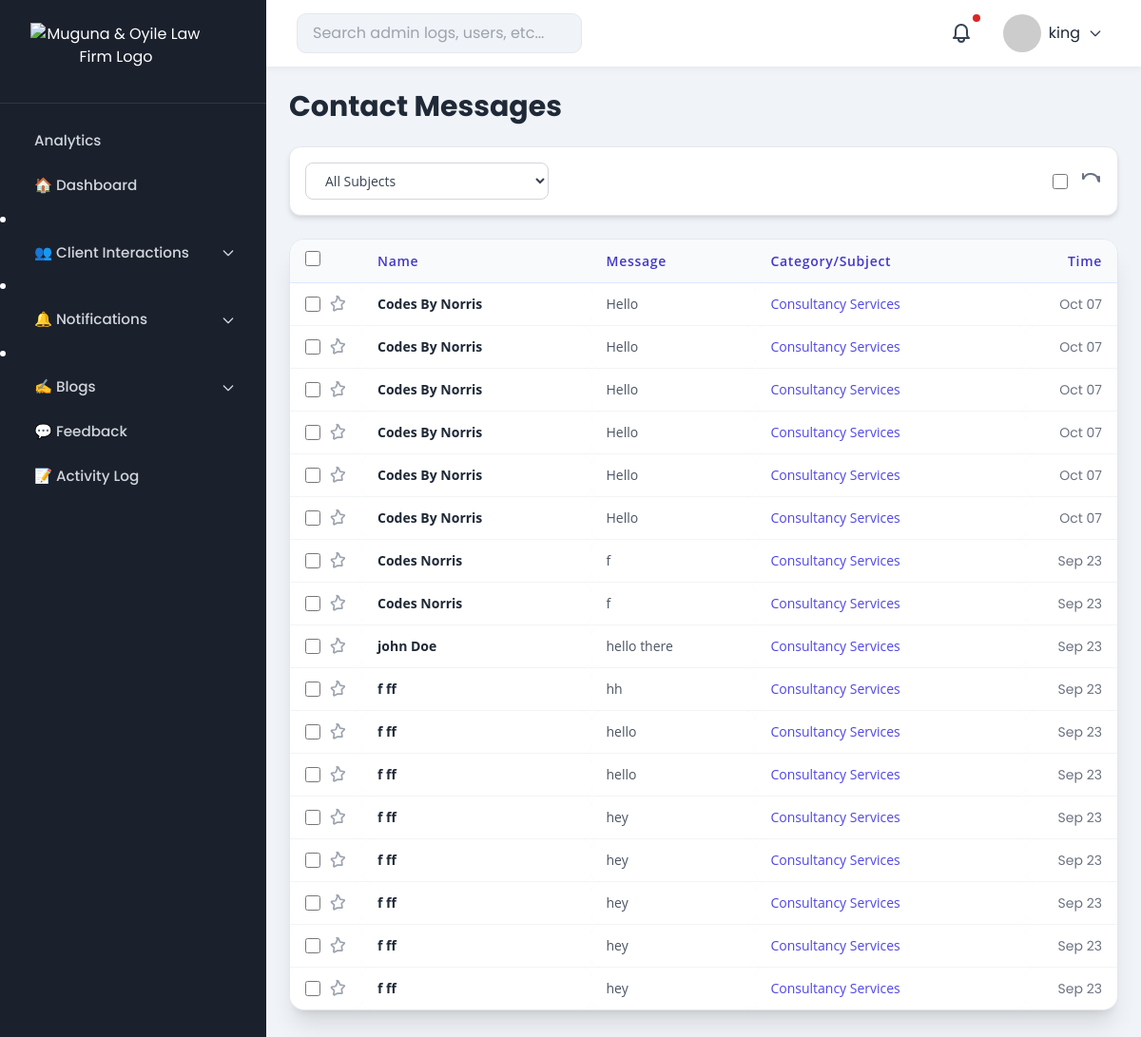
The page /admin-dashboard/contacts/ (signed in) on the database as committed earlier.
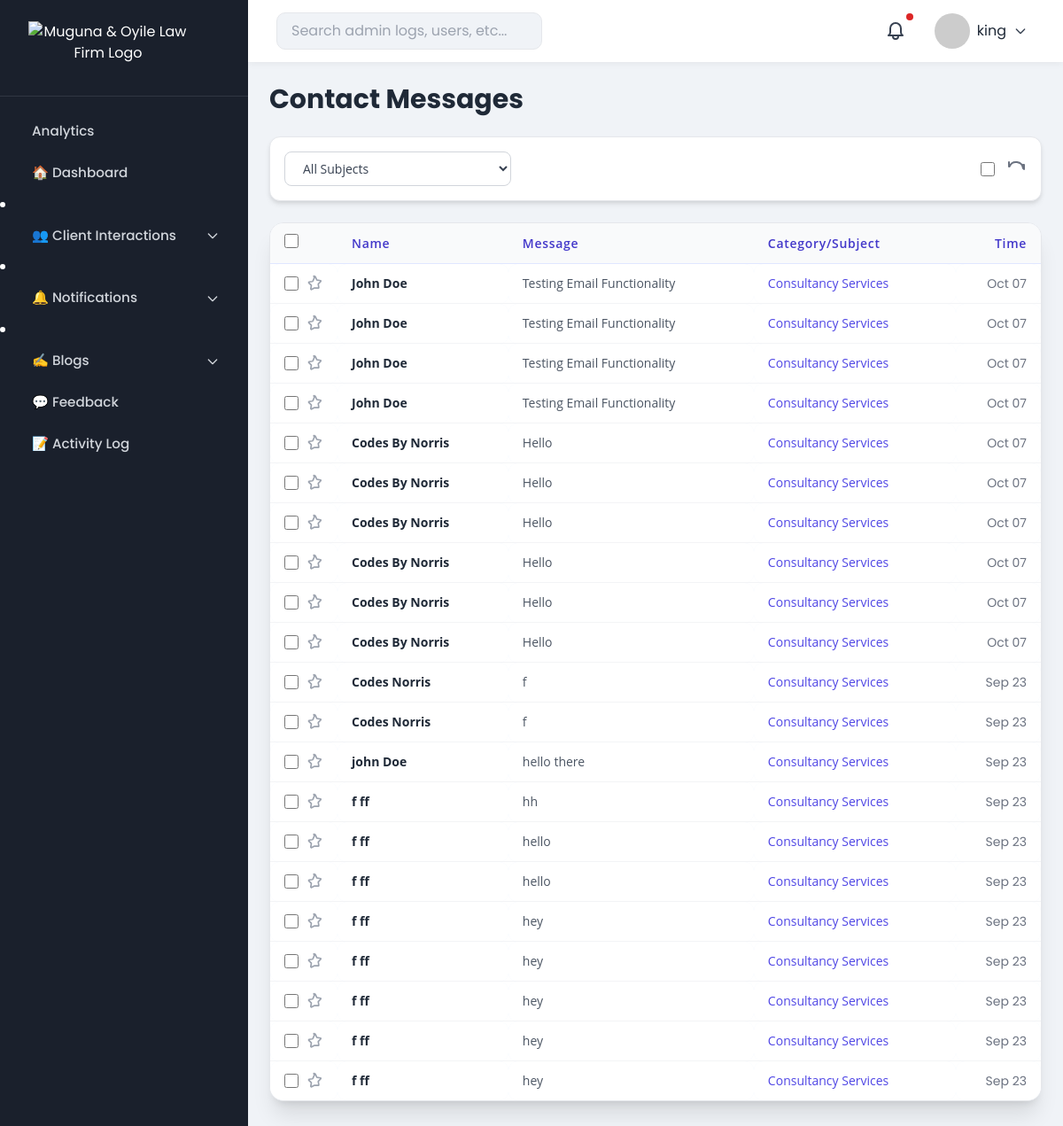
The same page on the database as committed later.
### advocates/models.py (models this page shows, shortened)
class ContactMessage(models.Model):
    first_name = models.CharField(max_length=50)
    last_name = models.CharField(max_length=50)
    email = models.EmailField()
    phone_number = models.CharField(max_length=20)
    subject = models.CharField(max_length=50, choices=LEGAL_SERVICES)
    message = models.TextField()
    created_at = models.DateTimeField(auto_now_add=True)
    is_read = models.BooleanField(default=False)
    is_red_flag = models.BooleanField(default=False)
    reminder_sent = models.BooleanField(default=False)
    class Meta:
        ordering = ["-created_at"]

### advocates/admin_views.py (the view)
# urls.py: path('admin-dashboard/contacts/', admin_views.contacts_list, name='admin_dashboard_contacts'),
@login_required
@user_passes_test(admin_required)
def contacts_list(request):
    contacts = ContactMessage.objects.all().order_by('-created_at')
    calls = ScheduledCall.objects.all().order_by('-created_at')
    return render(request, "admin_dashboard/contacts_list.html", {
        "contacts": contacts,
        "calls": calls,
    })

### advocates/admin_views.py (called while the page is built)
def admin_required(user):
    return user.is_staff or user.is_superuser

### advocates/context_processors.py (called while the page is built)
def admin_context(request):
    if request.user.is_authenticated:
        red_flags = ContactMessage.objects.filter(is_red_flag=True).count()
        unread_messages = ContactMessage.objects.filter(is_read=False).count()
        unread_calls = ScheduledCall.objects.filter(is_read=False).count()
        total_notifications = unread_messages + unread_calls
        return {
            "admin_name": request.user.get_full_name() or request.user.username,
            "red_flag_count": red_flags,
            "total_notifications": total_notifications,
        }
    return {}

### advocates/templates/admin_dashboard/contacts_list.html (shortened to what the changed rows need)
{% extends "admin_dashboard/base_admin.html" %}
{% load static %}
{% block dashboard_content %}
<div class="p-4 sm:p-6">
    <h1 class="text-2xl sm:text-3xl font-bold mb-6 text-gray-800 font-header">Contact Messages</h1>
    <div class="overflow-x-auto border border-gray-200 rounded-2xl shadow-2xl bg-white">
        <table class="min-w-[800px] w-full table-auto border-collapse">
            <thead class="bg-indigo-50 top-0 z-10 border-b border-indigo-100">
                <tr>
                    <th class="px-4 py-3 text-left font-semibold text-indigo-700 tracking-wider text-sm font-content w-12 sm:w-16">
                        <input type="checkbox" id="selectAll" class="h-4 w-4 text-indigo-600 border-gray-300 rounded focus:ring-indigo-500">
                    </th>
                    <th class="px-4 py-3 text-left font-semibold text-indigo-700 tracking-wider text-sm font-content">Name</th>
                    <th class="px-4 py-3 text-left font-semibold text-indigo-700 tracking-wider text-sm font-content">Message</th>
                    <th class="px-4 py-3 text-left font-semibold text-indigo-700 tracking-wider text-sm font-content">Category/Subject</th>
                    <th class="px-4 py-3 text-right font-semibold text-indigo-700 tracking-wider text-sm font-content w-20 sm:w-24">Time</th>
                </tr>
            </thead>
            <tbody class="divide-y divide-gray-100">
                {% for contact in contacts %}
                <tr class="message-row hover:bg-indigo-50/30 transition-colors duration-150 {% if not contact.is_read %}bg-blue-50{% endif %}"
                    data-message-id="{{ contact.id }}"
                    data-email="{{ contact.email }}"
                    data-phone="{{ contact.phone_number }}"
                    data-subject="{{ contact.get_subject_display }}"
                    data-message="{{ contact.message|escapejs }}">
                    <td class="px-4 py-3 text-center">
                        <div class="flex items-center space-x-2">
                            <input type="checkbox" class="h-4 w-4 text-indigo-600 border-gray-300 rounded focus:ring-indigo-500 message-checkbox">
                            <svg class="w-5 h-5 {% if contact.is_starred %}text-yellow-500{% else %}text-gray-400 hover:text-yellow-500{% endif %} transition-colors star-icon" fill="{% if contact.is_starred %}currentColor{% else %}none{% endif %}" stroke="currentColor" viewBox="0 0 24 24" xmlns="http://www.w3.org/2000/svg">
                                <path stroke-linecap="round" stroke-linejoin="round" stroke-width="2" d="M11.049 2.152A.75.75 0 0112 2.25c.54 0 1.059.324 1.309.854l1.83 3.868a.75.75 0 00.56.439l4.385.637a.75.75 0 01.417 1.27l-3.17 3.093a.75.75 0 00-.215.688l.75 4.363a.75.75 0 01-1.082.784L12 18.017l-3.921 2.067a.75.75 0 01-1.082-.784l.75-4.363a.75.75 0 00-.215-.688l-3.17-3.093a.75.75 0 01.417-1.27l4.385-.637a.75.75 0 00.56-.439l1.83-3.868a.75.75 0 01.309-.854z"></path>
                            </svg>
                        </div>
                    </td>
                    <td class="px-4 py-3 text-sm font-semibold text-gray-800 font-content {% if not contact.is_read %}font-bold{% endif %}">{{ contact.first_name }} {{ contact.last_name }}</td>
                    <td class="px-4 py-3 text-sm text-gray-600 font-content">{{ contact.message|truncatechars:30 }}</td>
                    <td class="px-4 py-3 text-sm font-medium text-indigo-600 font-content">{{ contact.get_subject_display }}</td>
                    <td class="px-4 py-3 text-sm text-gray-500 text-right relative">
                        <div class="date-column transition-opacity duration-150">
                            {{ contact.created_at|date:"M d" }}
                        </div>
                    </td>
                </tr>
                {% empty %}
                <tr>
                    <td colspan="5" class="px-4 py-10 text-center text-gray-500 font-content">
                        No messages yet.
                    </td>
                </tr>
                {% endfor %}
            </tbody>
        </table>
    </div>
</div>
{% endblock %}

Rows that differ between the two databases and show on the page:
added ContactMessage: first_name "John", last_name "Doe", message "Testing Email Functionality", subject "Consultancy Services", created_at "Oct 07"
added ContactMessage: first_name "John", last_name "Doe", message "Testing Email Functionality", subject "Consultancy Services", created_at "Oct 07"
added ContactMessage: first_name "John", last_name "Doe", message "Testing Email Functionality", subject "Consultancy Services", created_at "Oct 07"
added ContactMessage: first_name "John", last_name "Doe", message "Testing Email Functionality", subject "Consultancy Services", created_at "Oct 07"
